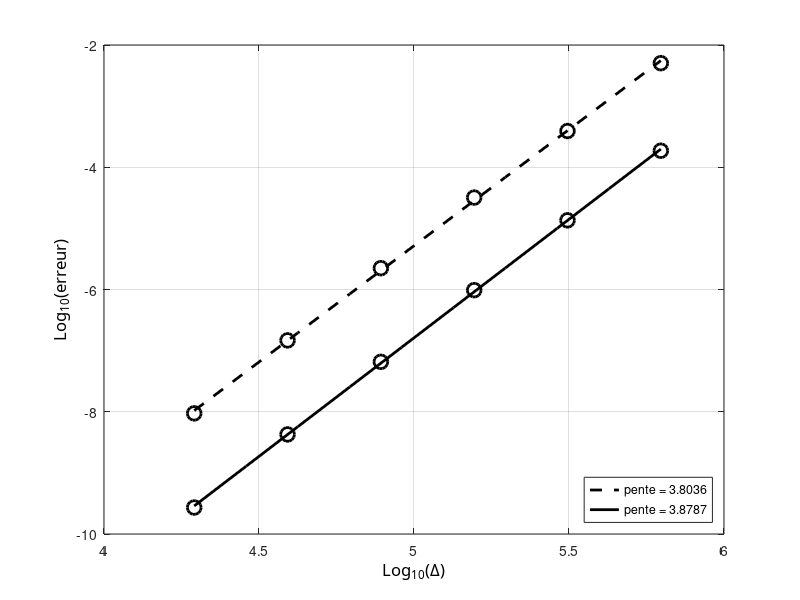

MATLAB code to generate this figure:
clc; clear all; close all;

radius=6371220;
N=[16 32 64 128 256 512];
dx=2*pi*radius./(4*N);
%e1=[1.8475*10^-5 2.0130*10^-6 2.1919*10^-7 2.4346*10^-8 2.9159*10^-9 3.5643*10^-10];
e1=[5.0425*10^-3 3.9160*10^-4 3.1917*10^-5 2.2341*10^-6 1.4700*10^-7 9.4165*10^-9];
e2=[1.8636*10^-4 1.3545*10^-5 9.7564*10^-7 6.5592*10^-8 4.2563*10^-9 2.7115*10^-10];
%e1=[3.1349*10^-5 3.4020*10^-6 3.9216*10^-7 4.7945*10^-8 3.8473*10^-9 7.2161*10^-10];
% e1=[1.1437*10^-2 9.7399*10^-4 6.6478*10^-5 4.2363*10^-6 2.6521*10^-7 1.6554*10^-8];
% e2=[3.1368*10^-4 2.3910*10^-5 1.6716*10^-6 1.1088*10^-7 7.1437*10^-9 4.5361*10^-10];

ldx=log10(dx);
le1=log10(e1);
le2=log10(e2);

%% plot 1
figure(11); 
%% curve 1
hl1=plot(ldx,le1,'ok');
set(hl1,'LineWidth',2.0);
set(hl1,'MarkerSize',10);
set(hl1,'MarkerEdgeColor','k');

hold on;
[a1,b1]=polyfit(ldx,le1,1);
tt=linspace(min(ldx),max(ldx),10);
lsq1=a1(2)+a1(1)*tt;
% %% courbes...
hlf1=plot(tt,lsq1,'k--');
set(hlf1,'LineWidth',2.0);


%% curve 2
hl1=plot(ldx,le2,'ok');
set(hl1,'LineWidth',2.0);
set(hl1,'MarkerSize',10);
set(hl1,'MarkerEdgeColor','k');

hold on;
[a2,b1]=polyfit(ldx,le2,1);
tt=linspace(min(ldx),max(ldx),10);
lsq1=a2(2)+a2(1)*tt;
% %% courbes...
hlf2=plot(tt,lsq1,'-k');
set(hlf2,'LineWidth',2.0);

ha=gca;
xa=get(gca,'Xlabel');
set(ha,'Xgrid','on');
set(xa,'String','Log_{10}(\Delta)');
set (xa,'FontName','Calibri');
set(xa,'FontSize',12);

% ylabel
ha=gca;
ya=get(gca,'Ylabel');
set(ha,'Ygrid','on');
set(ya,'String','Log_{10}(erreur)');
set (ya,'FontName','Calibri');
set(ya,'FontSize',12);

%% legend
legend([hlf1,hlf2],{['pente = ' num2str(a1(1))],['pente = ' num2str(a2(1))]},'Location','SouthEast')
